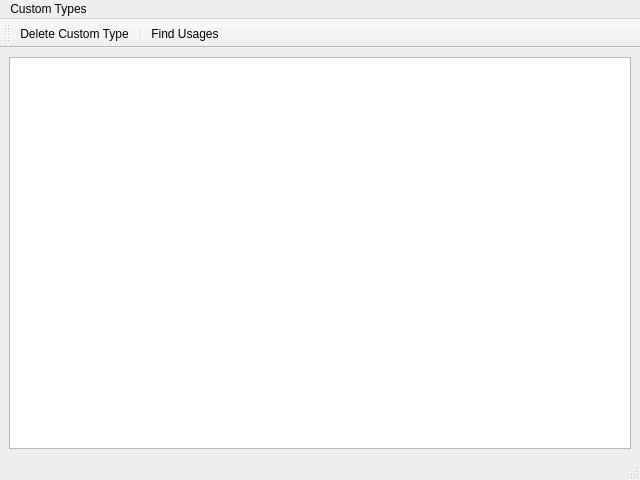
<?xml version="1.0" encoding="UTF-8"?>
<ui version="4.0">
 <class>CustomTypesWindow</class>
 <widget class="QMainWindow" name="CustomTypesWindow">
  <property name="geometry">
   <rect>
    <x>0</x>
    <y>0</y>
    <width>640</width>
    <height>480</height>
   </rect>
  </property>
  <property name="windowTitle">
   <string>Custom Types</string>
  </property>
  <widget class="QWidget" name="centralwidget">
   <layout class="QGridLayout" name="gridLayout">
    <item row="0" column="0">
     <widget class="QTableWidget" name="tableWidget">
      <property name="editTriggers">
       <set>QAbstractItemView::NoEditTriggers</set>
      </property>
      <property name="selectionMode">
       <enum>QAbstractItemView::SingleSelection</enum>
      </property>
      <property name="selectionBehavior">
       <enum>QAbstractItemView::SelectRows</enum>
      </property>
      <attribute name="horizontalHeaderStretchLastSection">
       <bool>true</bool>
      </attribute>
      <attribute name="verticalHeaderVisible">
       <bool>false</bool>
      </attribute>
     </widget>
    </item>
   </layout>
  </widget>
  <widget class="QMenuBar" name="menubar">
   <property name="geometry">
    <rect>
     <x>0</x>
     <y>0</y>
     <width>640</width>
     <height>21</height>
    </rect>
   </property>
   <widget class="QMenu" name="menuCustom_Types">
    <property name="title">
     <string>Custom Types</string>
    </property>
    <addaction name="actionNew_Custom_Type"/>
    <addaction name="actionNew_List"/>
    <addaction name="actionNew_Map"/>
    <addaction name="separator"/>
    <addaction name="actionEdit_Custom_Type"/>
    <addaction name="actionDelete_Custom_Type"/>
    <addaction name="separator"/>
    <addaction name="actionFind_Usages"/>
    <addaction name="separator"/>
    <addaction name="actionClose"/>
   </widget>
   <addaction name="menuCustom_Types"/>
  </widget>
  <widget class="QStatusBar" name="statusbar"/>
  <widget class="QToolBar" name="toolBar">
   <property name="windowTitle">
    <string>toolBar</string>
   </property>
   <attribute name="toolBarArea">
    <enum>TopToolBarArea</enum>
   </attribute>
   <attribute name="toolBarBreak">
    <bool>false</bool>
   </attribute>
   <addaction name="actionDelete_Custom_Type"/>
   <addaction name="separator"/>
   <addaction name="actionFind_Usages"/>
  </widget>
  <action name="actionNew_Custom_Type">
   <property name="text">
    <string>New Enumeration...</string>
   </property>
  </action>
  <action name="actionEdit_Custom_Type">
   <property name="text">
    <string>Edit Custom Type...</string>
   </property>
   <property name="shortcut">
    <string>Return</string>
   </property>
  </action>
  <action name="actionDelete_Custom_Type">
   <property name="icon">
    <iconset>
     <normalon>:/Media/Icons/RemoveUsingNamespace_10480.png</normalon>
    </iconset>
   </property>
   <property name="text">
    <string>Delete Custom Type</string>
   </property>
   <property name="shortcut">
    <string>Del</string>
   </property>
  </action>
  <action name="actionClose">
   <property name="text">
    <string>Close</string>
   </property>
   <property name="shortcut">
    <string>Esc</string>
   </property>
  </action>
  <action name="actionNew_List">
   <property name="text">
    <string>New List...</string>
   </property>
  </action>
  <action name="actionFind_Usages">
   <property name="icon">
    <iconset>
     <normaloff>:/Media/Icons/FindSymbol_6263.png</normaloff>:/Media/Icons/FindSymbol_6263.png</iconset>
   </property>
   <property name="text">
    <string>Find Usages...</string>
   </property>
   <property name="shortcut">
    <string>Alt+F7</string>
   </property>
  </action>
  <action name="actionNew_Map">
   <property name="text">
    <string>New Map...</string>
   </property>
  </action>
 </widget>
 <resources/>
 <connections>
  <connection>
   <sender>actionClose</sender>
   <signal>triggered()</signal>
   <receiver>CustomTypesWindow</receiver>
   <slot>close()</slot>
   <hints>
    <hint type="sourcelabel">
     <x>-1</x>
     <y>-1</y>
    </hint>
    <hint type="destinationlabel">
     <x>399</x>
     <y>299</y>
    </hint>
   </hints>
  </connection>
 </connections>
</ui>
